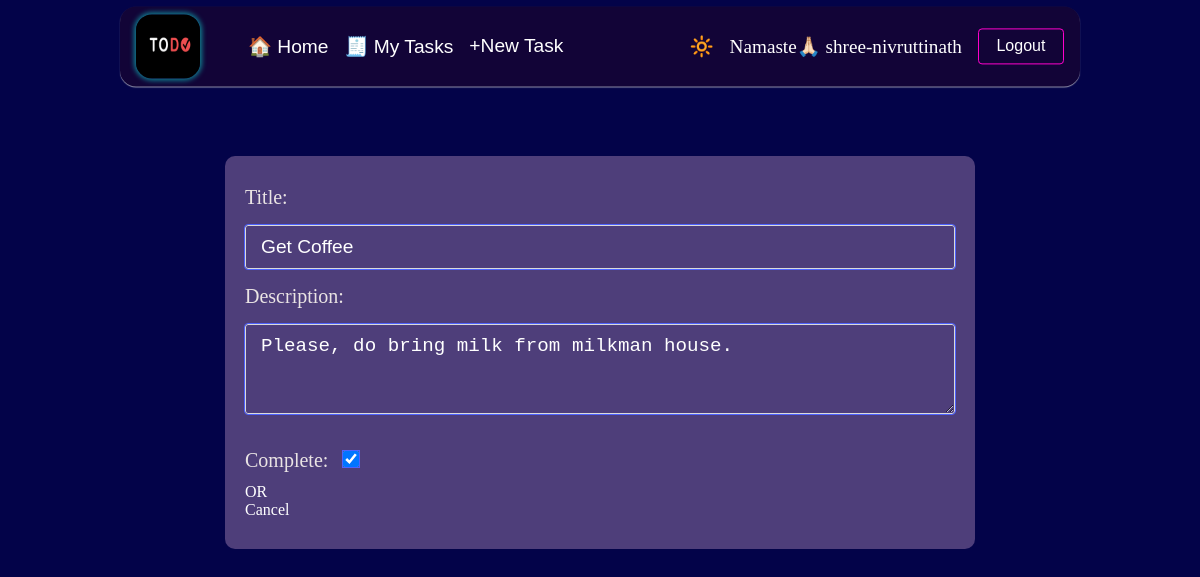
Screenshot of /task_update/1 (signed in) with the database file from the repository.
### base/models.py (models this page shows, shortened)
class Task(models.Model):
  user = models.ForeignKey(User, on_delete=models.CASCADE, null=True, blank=True)
  title = models.CharField(max_length=200, null=True, blank=True)
  description = models.TextField(null=True, blank=True)
  complete = models.BooleanField(default=False)
  created = models.DateTimeField(auto_now_add=True)
  class Meta:
    ordering = ['complete', 'created']

### base/views.py (the view)
# urls.py: path('task_update/<int:pk>', TaskUpdate.as_view(), name='task_update'),
class TaskUpdate(LoginRequiredMixin, UpdateView):
  model = Task
  fields = ['title', 'description', 'complete']
  success_url = reverse_lazy('tasks')

### base/templates/base/task_form.html (shortened to what this page needs)
{% extends "base/base.html" %}
{% block main %}
  <div class="form-container">
    {% include 'base/form.html' with p='Save' %}
    <div class="option-btn-container">
      <p>OR</p>
      <a class='login-option-link back-btn' href="{% url 'tasks' %}">Cancel</a>
    </div>
  </div>
{% endblock main %}

### base/templates/base/header.html (shortened to what this page needs)
{% load static %}
<header class="todo-header">
  <div class="left-section">
    <img src="{% static "base/images/todo-logo1.png" %}" id="todo-logo">
    <nav>
      <a href="">🏠 Home</a>
      {% if request.user.is_authenticated %}
        <a href="{% url 'tasks' %}">🧾 My Tasks</a>
        <a href="{% url 'task_create' %}"><span class="new-task-logo">+</span>New Task</a>
      {% endif %}
    </nav>
  </div>
  <div class="right-section">
    {% if request.user.is_authenticated %}
      <span class="theme-icon">
        {% if theme %}
          🌙
        {% else %}
          🔆
        {% endif %}
      </span>
      <span class="username">Namaste🙏🏻 {{request.user}} </span>
      <form action="{% url 'logout' %}" method="POST">
        <input class="logout-btn login-link-btn" type="submit" value="Logout">
      </form>
    {% else %}
      <nav>
        <a class="login-link-btn" href="{% url 'login' %}">Login</a>
        <a class="signup-link-btn" href="{% url 'signup' %}">Signup</a>
      </nav>
    {% endif %}
  </div>
</header>

### base/templates/base/form.html (shortened to what this page needs)
{% for field  in form  %}
  <div class="input-field-wrapper">
    {{field.label_tag}}
    {{field}}
  </div>
{% endfor %}

### base/static/base/css/index.css (style rules this page uses)
* { box-sizing: border-box; margin: 0; padding: 0; border: none; outline: none; background-color: transparent; }
body { min-height: 100vh; width: 100vw; max-width: 70rem; margin: 0 auto; overflow: hidden; overflow-y: scroll; background-color: #030349; color: #fff; }
a { text-decoration: none; color: #fff; }
.todo-header { overflow: hidden; background-color: #120437; box-shadow: 0 1px 1px #dddddda5; position: sticky; top: 0.4rem; height: 5rem; width: 100%; max-width: 60rem; display: flex; justify-content: space-between; align-items: center; margin: 0 auto; padding: 0.5rem 1rem; border-radius: 1rem; font-size: 1.2rem; z-index: 100; }
.left-section, .right-section { display: flex; align-items: center; column-gap: 1rem; }
#todo-logo { border-radius: 1rem; height:4rem; width: 4rem; margin-right: 2rem; box-shadow: 0 0 5px 2px #109aa1d4; }
.todo-header nav { display: flex; align-items: center; column-gap: 1rem; font-family: Arial, Helvetica, sans-serif; }
.login-link-btn, .signup-link-btn { padding: 0.5rem 1.1rem; border-radius: 0.25rem; font-size: 1rem; color: #fff; }
.login-link-btn { border: 1px solid #ff00cc; }
.form-container { margin: 20px auto; min-width:310px; width: 100%; max-width:750px; padding: 30px 20px; background-color: #fac7ec4d; border-radius: 10px; }
.input-field-wrapper { width: 100%; font-size: 1.25rem; }
.input-field-wrapper label { color: #eae4e4; }
.input-field-wrapper input, .input-field-wrapper textarea { padding: 10px; margin: 1rem 0; font-size: 1.2rem; width: 100%; border: 1px solid #dadada; outline: 1px solid #4e63fe; text-indent: 5px; border-radius: 3px; color: #fff; background-color: transparent; }
.input-field-wrapper textarea { height: 90px; }
.input-field-wrapper input::placeholder { color: #b7b7b7; text-indent: 5px; }
input[type='checkbox'] { display: inline-block; width: 1rem; height: 1rem; cursor: pointer; }

### rows the page displays
Task: form "Get Coffee" "Please, do bring milk from milkman house." "☑"

### other values shown
{{ request.user }} "shree-nivruttinath"
{{ field.label_tag }} "Title:" "Description:" "Complete:"
